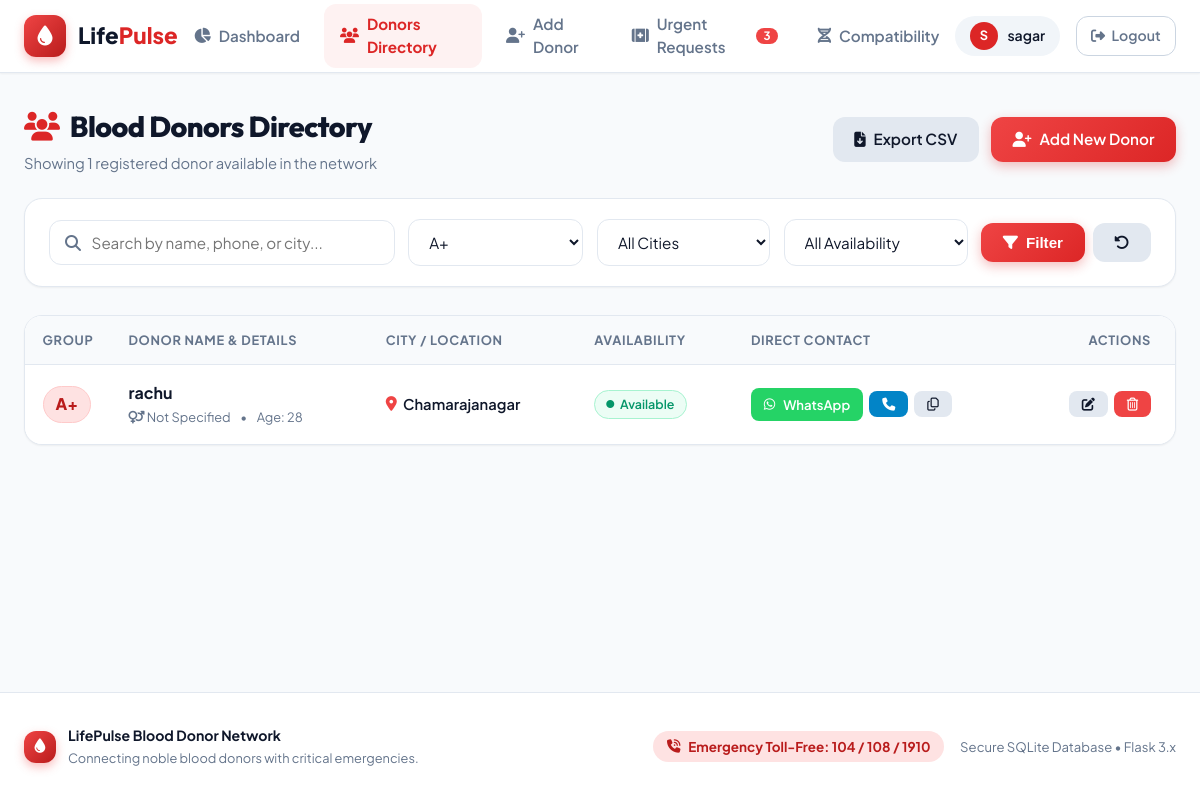
/donors?blood=A+ (signed in), run on the app's committed database.
### tables this page shows
CREATE TABLE donors(
        id INTEGER PRIMARY KEY,
        name TEXT NOT NULL,
        blood TEXT NOT NULL,
        phone TEXT NOT NULL,
        city TEXT NOT NULL
    , age INTEGER DEFAULT 28, gender TEXT DEFAULT 'Not Specified', status TEXT DEFAULT 'Available', last_donated TEXT DEFAULT '', total_donations INTEGER DEFAULT 1);

### app.py (the view)
@app.route("/donors")
def donors_directory():
    if "user" not in session:
        return redirect("/login")
    blood_filter = request.args.get("blood", "").strip().upper()
    city_filter = request.args.get("city", "").strip()
    status_filter = request.args.get("status", "").strip()
    search_q = request.args.get("q", "").strip()
    conn = get_db()
    c = conn.cursor()
    c.execute("SELECT DISTINCT city FROM donors WHERE city IS NOT NULL AND city != '' ORDER BY city ASC")
    cities = [r["city"] for r in c.fetchall()]
    query = "SELECT * FROM donors WHERE 1=1"
    params = []
    if blood_filter:
        query += " AND UPPER(blood) = ?"
        params.append(blood_filter)
    if city_filter:
        query += " AND LOWER(city) = ?"
        params.append(city_filter.lower())
    if status_filter:
        query += " AND status = ?"
        params.append(status_filter)
    if search_q:
        query += " AND (name LIKE ? OR phone LIKE ? OR city LIKE ?)"
        wildcard = f"%{search_q}%"
        params.extend([wildcard, wildcard, wildcard])
    query += " ORDER BY id DESC"
    c.execute(query, params)
    donors = c.fetchall()
    conn.close()
    return render_template(
        "view.html",
        donors=donors,
        cities=cities,
        selected_blood=blood_filter,
        selected_city=city_filter,
        selected_status=status_filter,
        query_q=search_q
    )

### app.py (called while the page is built)
def get_db():
    conn = sqlite3.connect(DATABASE)
    conn.row_factory = sqlite3.Row
    return conn

@app.context_processor
def inject_global_data():
    pending_count = 0
    if "user" in session:
        try:
            conn = get_db()
            c = conn.cursor()
            c.execute("SELECT COUNT(*) as cnt FROM blood_requests WHERE status='Pending'")
            row = c.fetchone()
            if row:
                pending_count = row["cnt"]
            conn.close()
        except:
            pass
    return dict(pending_requests_count=pending_count)

### templates/view.html (shortened to what this page needs)
{% extends "base.html" %}
{% block content %}
<div style="display: flex; justify-content: space-between; align-items: center; margin-bottom: 1.5rem; flex-wrap: wrap; gap: 1rem;">
    <div>
        <h1 style="font-size: 1.8rem; font-weight: 800; color: var(--secondary); display: flex; align-items: center; gap: 0.65rem;">
            <i class="fa-solid fa-users" style="color: var(--primary);"></i>
            Blood Donors Directory
        </h1>
        <p style="color: var(--text-muted); font-size: 0.92rem; margin-top: 0.25rem;">
            Showing {{ donors|length }} registered donor{{ 's' if donors|length != 1 else '' }} available in the network
        </p>
    </div>
    <div style="display: flex; gap: 0.75rem; align-items: center;">
        <a href="/export_csv" class="btn btn-secondary" title="Export as CSV spreadsheet">
            <i class="fa-solid fa-file-arrow-down"></i> Export CSV
        </a>
        <a href="/add_donor" class="btn btn-primary">
            <i class="fa-solid fa-user-plus"></i> Add New Donor
        </a>
    </div>
</div>
<div class="toolbar-card">
    <form method="GET" action="/donors" class="toolbar-grid">
        <div class="search-input-wrap">
            <i class="fa-solid fa-magnifying-glass"></i>
            <input type="text" name="q" value="{{ query_q }}" class="form-control" placeholder="Search by name, phone, or city...">
        </div>
        <div style="min-width: 150px;">
            <select name="blood" class="form-select">
                {% for b in ["A+", "A-", "B+", "B-", "AB+", "AB-", "O+", "O-"] %}
                    <option value="{{ b }}" {% if selected_blood == b %}selected{% endif %}>{{ b }}</option>
                {% endfor %}
            </select>
        </div>
        <div style="min-width: 150px;">
            <select name="city" class="form-select">
                <option value="">All Cities</option>
            </select>
        </div>
        <div style="min-width: 160px;">
            <select name="status" class="form-select">
                <option value="">All Availability</option>
            </select>
        </div>
        <div style="display: flex; gap: 0.5rem;">
            <button type="submit" class="btn btn-primary">
                <i class="fa-solid fa-filter"></i> Filter
            </button>
            {% if query_q or selected_blood or selected_city or selected_status %}
                <a href="/donors" class="btn btn-secondary" title="Clear Filters">
                    <i class="fa-solid fa-rotate-left"></i>
                </a>
            {% endif %}
        </div>
    </form>
</div>
<div class="card" style="padding: 0; overflow: hidden;">
    {% if donors and donors|length > 0 %}
    <div class="table-responsive" style="border: none;">
        <table class="custom-table">
            <thead>
                <tr>
                    <th style="width: 80px;">Group</th>
                    <th>Donor Name & Details</th>
                    <th>City / Location</th>
                    <th>Availability</th>
                    <th>Direct Contact</th>
                    <th style="text-align: right; padding-right: 1.5rem;">Actions</th>
                </tr>
            </thead>
            <tbody>
                {% for d in donors %}
                <tr>
                    <td>
                        <span class="blood-pill" style="font-size: 1rem; padding: 0.35rem 0.75rem;">
                            {{ d.blood }}
                        </span>
                    </td>
                    <td>
                        <div style="font-weight: 700; font-size: 1rem; color: var(--secondary);">
                            {{ d.name }}
                        </div>
                        <div style="font-size: 0.8rem; color: var(--text-muted); display: flex; gap: 0.6rem; align-items: center; margin-top: 0.2rem;">
                            <span><i class="fa-solid fa-venus-mars"></i> {{ d.gender if d.gender else 'Not Specified' }}</span>
                            <span>&bull;</span>
                            <span>Age: {{ d.age if d.age else '25' }}</span>
                        </div>
                    </td>
                    <td>
                        <div style="display: flex; align-items: center; gap: 0.4rem; font-weight: 600; color: var(--secondary);">
                            <i class="fa-solid fa-location-dot" style="color: #ef4444;"></i>
                            <span>{{ d.city|title }}</span>
                        </div>
                    </td>
                    <td>
                        {% if d.status == 'Available' %}
                            <span class="status-badge status-available">
                                <i class="fa-solid fa-circle" style="font-size: 0.5rem;"></i> Available
                            </span>
                        {% elif d.status == 'Donated Recently' %}
                            <span class="status-badge status-recent">
                                <i class="fa-solid fa-clock" style="font-size: 0.65rem;"></i> Donated Recently
                            </span>
                        {% else %}
                            <span class="status-badge status-unavailable">
                                <i class="fa-solid fa-ban" style="font-size: 0.65rem;"></i> Unavailable
                            </span>
                        {% endif %}
                    </td>
                    <td>
                        <div style="display: flex; gap: 0.4rem; align-items: center;">
                            <a href="https://wa.me/91{{ d.phone|replace(' ', '')|replace('-', '') }}?text=Hello%20{{ d.name }}%2C%20we%20found%20your%20profile%20on%20LifePulse%20Blood%20Network.%20Are%20you%20available%20to%20donate%20{{ d.blood }}%20blood%20in%20{{ d.city }}%3F"
                               target="_blank" class="btn btn-sm btn-whatsapp" title="Send WhatsApp Message">
                                <i class="fa-brands fa-whatsapp"></i> WhatsApp
                            </a>
                            <a href="tel:{{ d.phone }}" class="btn btn-sm btn-call" title="Call Donor">
                                <i class="fa-solid fa-phone"></i>
                            </a>
                            <button onclick="copyToClipboard('{{ d.phone }}', '{{ d.name }}\'s phone')" class="btn btn-sm btn-secondary" title="Copy Phone Number">
                                <i class="fa-regular fa-copy"></i>
                            </button>
                        </div>
                    </td>
                    <td style="text-align: right; padding-right: 1.5rem;">
                        <div style="display: inline-flex; gap: 0.4rem;">
                            <a href="/edit/{{ d.id }}" class="btn btn-sm btn-secondary" title="Edit Donor Information">
                                <i class="fa-solid fa-pen-to-square"></i>
                            </a>
                            <button onclick="confirmDelete('{{ d.id }}', '{{ d.name }}')" class="btn btn-sm btn-danger" title="Delete Donor">
                                <i class="fa-regular fa-trash-can"></i>
                            </button>
                        </div>
                    </td>
                </tr>
                {% endfor %}
            </tbody>
        </table>
    </div>
    {% endif %}
</div>
{% endblock %}

### templates/base.html (shortened to what this page needs)
<!DOCTYPE html>
<html lang="en">
<head>
    <link rel="stylesheet" href="https://cdnjs.cloudflare.com/ajax/libs/font-awesome/6.5.1/css/all.min.css">
    <link rel="stylesheet" href="{{ url_for('static', filename='style.css') }}">
</head>
<body>
    <nav class="navbar">
        <div class="nav-container">
            <a href="/" class="brand-logo">
                <div class="brand-icon">
                    <i class="fa-solid fa-droplet"></i>
                </div>
                <span>Life<span style="color: var(--primary);">Pulse</span></span>
            </a>
            <ul class="nav-links" id="navLinks">
                <li class="nav-item">
                    <a href="/" class="{% if request.path == '/' %}active{% endif %}">
                        <i class="fa-solid fa-chart-pie"></i> Dashboard
                    </a>
                </li>
                <li class="nav-item">
                    <a href="/donors" class="{% if request.path == '/donors' or request.path == '/view' %}active{% endif %}">
                        <i class="fa-solid fa-users"></i> Donors Directory
                    </a>
                </li>
                <li class="nav-item">
                    <a href="/add_donor" class="{% if request.path == '/add_donor' %}active{% endif %}">
                        <i class="fa-solid fa-user-plus"></i> Add Donor
                    </a>
                </li>
                <li class="nav-item">
                    <a href="/requests" class="{% if request.path == '/requests' %}active{% endif %}">
                        <i class="fa-solid fa-kit-medical"></i> Urgent Requests
                        {% if pending_requests_count is defined and pending_requests_count > 0 %}
                            <span class="nav-badge">{{ pending_requests_count }}</span>
                        {% endif %}
                    </a>
                </li>
                <li class="nav-item">
                    <a href="/compatibility" class="{% if request.path == '/compatibility' %}active{% endif %}">
                        <i class="fa-solid fa-dna"></i> Compatibility
                    </a>
                </li>
            </ul>
            <div class="nav-user">
                {% if session.get('user') %}
                    <div class="user-pill" title="Logged in user">
                        <div class="user-avatar">
                            {{ session.get('user', 'U')[0]|upper }}
                        </div>
                        <span>{{ session.get('user') }}</span>
                    </div>
                    <a href="/logout" class="btn-logout" title="Sign Out">
                        <i class="fa-solid fa-right-from-bracket"></i>
                        <span>Logout</span>
                    </a>
                {% else %}
                    <a href="/login" class="btn btn-primary btn-sm">Login</a>
                {% endif %}
            </div>
        </div>
    </nav>
    <main class="main-wrapper">
        {% block content %}{% endblock %}
    </main>
    <footer class="footer">
        <div class="footer-container">
            <div style="display: flex; align-items: center; gap: 0.75rem;">
                <div class="brand-icon" style="width: 32px; height: 32px; font-size: 0.9rem;">
                    <i class="fa-solid fa-droplet"></i>
                </div>
                <div>
                    <strong style="color: var(--secondary);">LifePulse Blood Donor Network</strong>
                    <p style="font-size: 0.8rem; margin-top: 0.15rem;">Connecting noble blood donors with critical emergencies.</p>
                </div>
            </div>
            <div style="display: flex; align-items: center; gap: 1rem; flex-wrap: wrap;">
                <div class="emergency-pill">
                    <i class="fa-solid fa-phone-volume"></i> Emergency Toll-Free: 104 / 108 / 1910
                </div>
                <span style="font-size: 0.82rem;">Secure SQLite Database • Flask 3.x</span>
            </div>
        </div>
    </footer>
</body>
</html>

### data on the page
donors: get "sagar"
donors: blood "A+", name "rachu", gender "Not Specified", age "28", city "Chamarajanagar", status "Available" (drawn)

### other printed values
{{ pending_requests_count }} "3"
{{ session.get('user', 'U')[0]|upper }} "S"
{{ donors|length }} "1"
form field blood "A+"
